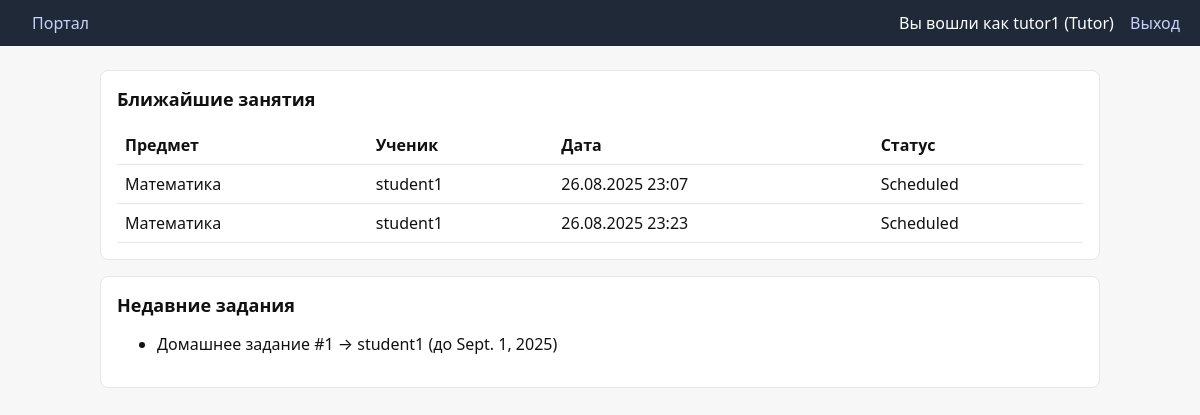
Screenshot of / (signed in) with the database file from the repository.
### accounts/models.py (models this page shows, shortened)
class User(AbstractUser):
    role = models.CharField(
        max_length=20,
        choices=Role.choices,
        default=Role.STUDENT,
        help_text="User role determining available features",
    )
    parents = models.ManyToManyField(
        "self",
        blank=True,
        symmetrical=False,
        related_name="children",
        help_text="Link parent users to this student user",
    )

### lessons/models.py (models this page shows, shortened)
class Lesson(models.Model):
    tutor = models.ForeignKey(
        settings.AUTH_USER_MODEL,
        on_delete=models.CASCADE,
        related_name="taught_lessons",
        limit_choices_to={"role": "TUTOR"},
    )
    student = models.ForeignKey(
        settings.AUTH_USER_MODEL,
        on_delete=models.CASCADE,
        related_name="lessons",
        limit_choices_to={"role": "STUDENT"},
    )
    subject = models.ForeignKey(Subject, on_delete=models.PROTECT)
    scheduled_at = models.DateTimeField()
    duration_minutes = models.PositiveIntegerField(default=60)
    status = models.CharField(
        max_length=20, choices=LessonStatus.choices, default=LessonStatus.SCHEDULED
    )
    notes = models.TextField(blank=True)
    class Meta:
        ordering = ["-scheduled_at"]

class Subject(models.Model):
    name = models.CharField(max_length=100, unique=True)

class Assignment(models.Model):
    title = models.CharField(max_length=200)
    description = models.TextField(blank=True)
    lesson = models.ForeignKey(Lesson, null=True, blank=True, on_delete=models.SET_NULL)
    student = models.ForeignKey(
        settings.AUTH_USER_MODEL,
        on_delete=models.CASCADE,
        related_name="assignments",
        limit_choices_to={"role": "STUDENT"},
    )
    assigned_by = models.ForeignKey(
        settings.AUTH_USER_MODEL,
        on_delete=models.CASCADE,
        related_name="assigned_homework",
        limit_choices_to={"role": "TUTOR"},
    )
    due_date = models.DateField(null=True, blank=True)
    created_at = models.DateTimeField(default=timezone.now)
    class Meta:
        ordering = ["-created_at"]

### accounts/views.py (the view, shortened to what this page needs)
# urls.py: path("", views.dashboard, name="dashboard"),
@login_required
def dashboard(request):
    user = request.user
    if user.role == Role.ADMIN:
        return render(request, "dashboard_admin.html", {})
    if user.role == Role.TUTOR:
        upcoming_lessons = (
            Lesson.objects.filter(tutor=user).order_by("scheduled_at")[:10]
        )
        recent_assignments = (
            Assignment.objects.filter(assigned_by=user).order_by("-created_at")[:10]
        )
        return render(
            request,
            "dashboard_tutor.html",
            {
                "upcoming_lessons": upcoming_lessons,
                "recent_assignments": recent_assignments,
            },
        )

### templates/dashboard_tutor.html (shortened to what this page needs)
{% extends "base.html" %}
{% block content %}
  <div class="card">
    <h2>Ближайшие занятия</h2>
    <table>
      <tr><th>Предмет</th><th>Ученик</th><th>Дата</th><th>Статус</th></tr>
      {% for l in upcoming_lessons %}
        <tr>
          <td>{{ l.subject.name }}</td>
          <td>{{ l.student.username }}</td>
          <td>{{ l.scheduled_at|date:"d.m.Y H:i" }}</td>
          <td>{{ l.get_status_display }}</td>
        </tr>
      {% empty %}
        <tr><td colspan="4">Нет занятий</td></tr>
      {% endfor %}
    </table>
  </div>
  <div class="card">
    <h2>Недавние задания</h2>
    <ul>
      {% for a in recent_assignments %}
        <li>{{ a.title }} → {{ a.student.username }} (до {{ a.due_date|default:"—" }})</li>
      {% empty %}
        <li>Нет заданий</li>
      {% endfor %}
    </ul>
  </div>
{% endblock %}

### templates/base.html (shortened to what this page needs)
<!DOCTYPE html>
<html lang="ru">
  <head>
  </head>
  <body>
    <header>
      <div>
        <a href="/">Портал</a>
      </div>
      <nav>
        {% if request.user.is_authenticated %}
          <span>Вы вошли как {{ request.user.username }} ({{ request.user.get_role_display }})</span>
          <a href="/logout/">Выход</a>
        {% else %}
          <a href="/login/">Вход</a>
        {% endif %}
      </nav>
    </header>
    <main>
      {% block content %}{% endblock %}
    </main>
  </body>
  </html>

### templates/base.html (style rules this page uses)
body { font-family: system-ui, -apple-system, Segoe UI, Roboto, Ubuntu, Cantarell, Noto Sans, Arial, sans-serif; margin: 0; background: #f7f7f8; color: #111; }
header { background: #1f2937; color: #fff; padding: 12px 20px; display: flex; align-items: center; justify-content: space-between; }
header a { color: #c7d2fe; text-decoration: none; margin-left: 12px; }
main { max-width: 1000px; margin: 24px auto; padding: 0 16px; }
.card { background: #fff; border: 1px solid #e5e7eb; border-radius: 8px; padding: 16px; margin-bottom: 16px; }
h2 { font-size: 18px; margin-top: 0; }
table { width: 100%; border-collapse: collapse; }
th, td { text-align: left; padding: 8px; border-bottom: 1px solid #e5e7eb; }

### rows the page displays
User: user.username "tutor1", user.role "Tutor"
Lesson: subject.name "Математика", student.username "student1", scheduled_at "26.08.2025 23:07", status "Scheduled"
Lesson: subject.name "Математика", student.username "student1", scheduled_at "26.08.2025 23:23", status "Scheduled"
Assignment: title "Домашнее задание #1", student.username "student1", due_date "Sept. 1, 2025"
